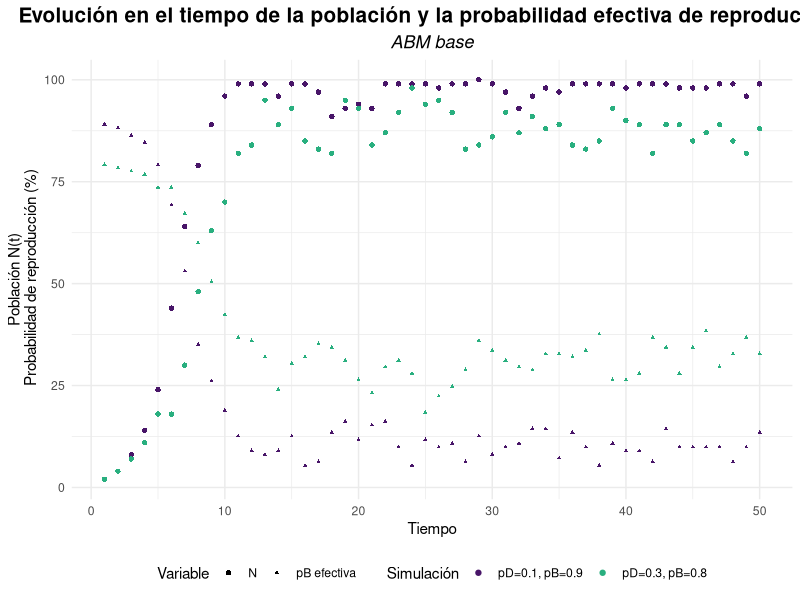
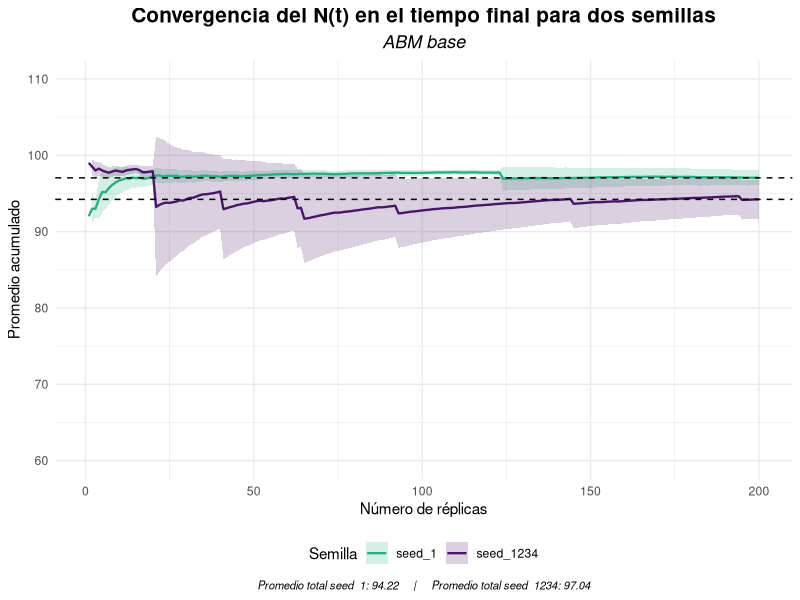
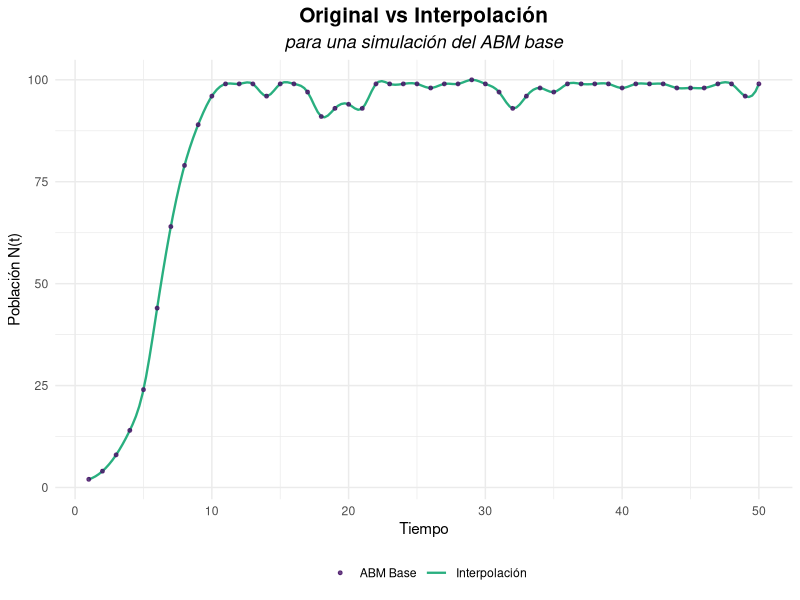
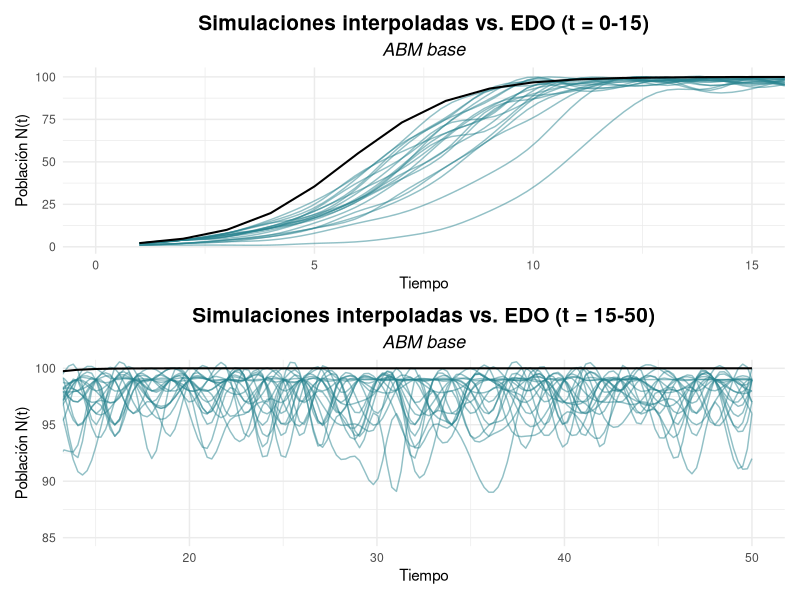
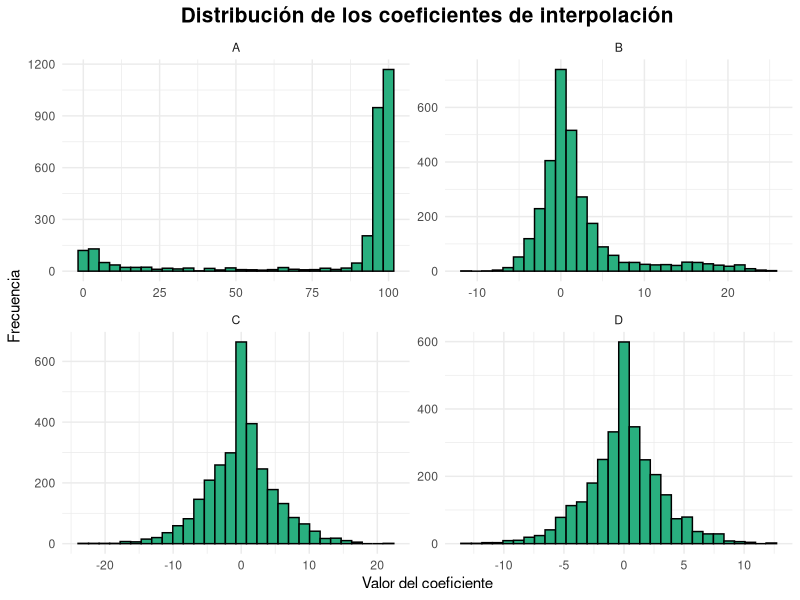

Reproduce these figures in R, in order. (Note: this script raises an error after producing the figures.)
## ---- chunk 1
#librerias
library(tidyverse)
library(parallel)
library(viridis)
library(splines)
library(patchwork)

RNGkind(kind = "Mersenne-Twister", normal.kind = "Inversion")
set.seed(1234)
## ---- chunk 2

ABM_base <- function(K, iter, p_death, p_birth, plot = FALSE) {
#K --> capacidad de carga del ambiente 
#iter --> numero de iteraciones // pasos de tiempo
#p_birth y p_death probabilidad inicial de reproduccion y muerte 
#N --> cantidad de individuos (variable de salida)
  
  #Inicializar el ABM
  #Creacion del ambiente
  
  habSize <- ceiling(sqrt(K)) #quemos una grilla LxL que pueda ocupar K individuos
  L <- habSize^2
  habitat <- rep(0, L) #habitad vacia
  
  #Cantidad inicial de agentes (1%)
  N0 <- round(0.01 * K) #se podria incorporar como parametro
  
  #Posicionar de forma aleatoria
  habitat[sample(1:L, N0)] <- 1 #1 = lleno
  
  #Lo que se busca monitonear es la cantidad de agentes en el tiempo
  N <- c() #crecieminto dinamico
  p_b <- c() #registrar variacion de la p_birth efectiva

  
  #ahora si
  
  for(t in 1:iter){
    
    vivos <- which(habitat == 1) #recuperar los indices donde el hab esta ocupado
    
    #MUERTES: a cada agente vivo se le asigna una probabilidad a partir de una unif(0,1). Si p < p_death --> r.i.p (equivalente a una ber(p))
    
    for(agente in vivos){
      if( runif(1) < p_death){
        habitat[agente] <- 0
      }
    }
    
    #NACIMIENTOS 
    #para simular el compartamiento logistico es necesario que la p_birth sea controlada por la carga del ambiente
    
    n <- sum(habitat == 1) #sumamos los vivos
    p_birth_K <- p_birth*(1 - n / K) #por la limitaciones de la carga, a medida que aumenta N, disminuye la prob de reproducirse
    
    
    for(agent in vivos){
      if (runif(1) < p_birth_K){
        libres <- which(habitat == 0) #ind de espacios libres en la grilla
        if(length(libres) > 0){ 
        habitat[sample(libres, 1)]  <- 1 #elijo un ind aleatorio para colocar
        }
      }
    }
    
  #Actualizar la cantidad de agentes
    
    N <- c(N, sum(habitat == 1))
    p_b <- c(p_b, p_birth_K)
  
    if(plot){ #graficar para cortes de tiempo // se ve como un QR:(
      if(t %in% seq(1, iter - iter/2, by = 5)){
         habCuadrado <- matrix(habitat, nrow=habSize, byrow=TRUE)
         image(habCuadrado, col = c("white","black"), axes = FALSE, asp = 1)
      }
    }

  }
  
df_N <- data.frame(N = N,
                   p = p_b,
                   t = 1:iter)

return(list( N = N,
             p_birth_eff = p_b,
             df_N = df_N))  
  
}
## ---- chunk 3
K <- 100
iter <- 50

set.seed(1234)
ABM_1 <- ABM_base(K, iter, 0.1, 0.9)
#los parametros que contralan la mortalidad y la natalidad los inicializamos de forma optima, dado que van a ir "empeorando" con el tiempo

set.seed(1234)
ABM_2 <- ABM_base(K, iter, 0.3, 0.8)

df <- bind_rows(
  ABM_1$df_N |>  mutate(simu = "pD=0.1, pB=0.9"),
  ABM_2$df_N |>  mutate(simu = "pD=0.3, pB=0.8")
)

ggplot(df) + geom_point(aes(x = t, y = N, color = simu, shape = "N")) +
  geom_point(aes(x = t, y = p*max(N), color = simu, shape = "pB efectiva"),
             size = 0.8) +
  labs(title = "Evolución en el tiempo de la población y la probabilidad efectiva de reproducción", subtitle = "ABM base",
       x = "Tiempo", 
       y = "Población N(t)\n Probabilidad de reproducción (%)", 
       color = "Parámetros") +
  scale_color_manual( values = viridis(20)[c(2,13)], name = "Simulación") +
  #scale_color_viridis(discrete = TRUE, option = "D") +
  scale_shape_manual(values = c("N" = 16, "pB efectiva" = 17),
    name = "Variable") +
  theme_minimal() +
  theme(plot.title = element_text(size = 15, face = "bold", hjust = 0.5),
        plot.subtitle = element_text(size = 13, face = "italic", hjust = 0.5),
        legend.position = "bottom")
 
## ---- chunk 4
#La EDO tiene sol analitica
sol_EDO <- function(t, K, N0, r) {
  (K*N0*exp(r*t))/ (K + N0*(exp(r*t) - 1))
}

sols <-function(t, K, N0, r) {
  soluciones <- c()
  for (i in 1:t) {
    soluciones <- c(soluciones, sol_EDO(i, K, N0, r))
  }
  return(soluciones)
}

soluciones <- sols(iter, K, 1, 0.8) 
#r = pB - pD
#lines(t, sols, type = "l")
## ---- chunk 5
#Para paremtros optimos realizamos n replicas

simulacion_n <- function(n){
  sims <- matrix(NA, nrow = n, ncol = iter) 
  for (i in 1:n) {
    res <- ABM_base(K, iter, 0.1, 0.9)
    sims [i, ] <- res$N
  }
  return(sims)
}
## ---- chunk 6
#Necesitamos determinar el numero de replicas adecuado
#Analisis de convergencia 

analisis_conver <- function(sims){
  #Metrica: N final
final_N <- sims[, iter] 
acum_mean <- cumsum(final_N)/(1:length(final_N))

#Agregamos ademas medidas de dispersion 
acum_var <- sapply(1:length(final_N), function(m){
  var(final_N[1:m])/m
})

acum_se <- sqrt(acum_var) #error estandar 


df <- data.frame(
  replicas = 1:length(acum_mean),
  mean = acum_mean,
  se = acum_se)
  
}
## ---- chunk 7
#Por sensibilidad del modelo a la incializacion de los numeros aleatorios comparamos dos semillas

set.seed(1234)
sims_1 <- simulacion_n(200) 
df_1 <- analisis_conver(sims_1)
df_1$sim <- "seed_1234"
mu_1 <- mean(sims_1[, iter])

set.seed(1)
sims_2 <- simulacion_n(200) 
df_2 <- analisis_conver(sims_2)
df_2$sim <- "seed_1"
mu_2 <- mean(sims_2[, iter])

df_ambas <- rbind(df_1, df_2)

## ---- chunk 8

ggplot(df_ambas, aes(x = replicas, y = mean, color = sim, fill = sim)) +
  #"banda" de confianza asumiendo aproximacion normal 
  geom_ribbon(aes(ymin = mean - 1.96*se, 
                  ymax = mean + 1.96*se), 
              alpha = 0.2, color = NA) +
  
  geom_line(size = 0.8) +
  #promedio total
  geom_hline(yintercept = mu_1, linetype = "dashed") +
  geom_hline(yintercept = mu_2, linetype = "dashed") +
  
  #geom_text(inherit.aes = FALSE, aes(x = -1, y = mu_1, label = round(mu_1, 1)),
            #vjust = -0.4, hjust = 1, size = 3, fontface = "plain",
            #alpha = 0.7) +
  
  scale_color_manual(values = c(viridis(20)[13], viridis(20)[2])) +
  scale_fill_manual(values = c(viridis(20)[13], viridis(20)[2])) +
  
  scale_y_continuous(limits = c(60, 110)) +
  
  labs(title = "Convergencia del N(t) en el tiempo final para dos semillas",
       subtitle = "ABM base",
       x= "Número de réplicas",
       y = "Promedio acumulado",
       color = "Semilla", fill = "Semilla",
       caption = paste0("Promedio total seed_1: ", round(mu_1, 2),"     |     ",
                        "Promedio total seed_1234: ", round(mu_2, 2))) +
  theme_minimal() +
  theme(plot.title = element_text(size = 15, face = "bold", hjust = 0.5),
        plot.subtitle = element_text(size = 13, hjust = 0.5, face = "italic"),
        plot.caption = element_text(size = 8, hjust = 0.5, face = "italic"),
        legend.position = "bottom")

## ---- chunk 9

#Se estabiliza en n > 50
set.seed(1234)
sim <- simulacion_n(60)

#INTERPOLACION
interpolar_sims <- function(sims) {
  n <- nrow(sims)
  t <- 1:ncol(sims)
  interpolated <- matrix(NA, nrow = n, ncol = 200)
  for (i in 1:n) {
    new_points<- spline(t, sims[i,], 200)
    interpolated [i,] <- new_points$y
  }
  return(interpolated)
}

sim_splines <- interpolar_sims(sim) #nSim x nPuntos (200)
## ---- chunk 10

df_EDO <- data.frame(
  t = 1:length(sim[1, ]),
  N_EDO = soluciones
)

t200 <- seq(1, iter, length.out = 200) #ajustar el escala de las spline

df_spline <- sim_splines |> as.data.frame() |> setNames(1:200) |> 
  mutate(sim = row_number()) |> 
  pivot_longer(cols = -sim, names_to = "index", values_to = "N_interp") |> 
  mutate(index = as.numeric(index),t = t200[index])


#Comparacion de una simulacion con su interpolacion
df_sim1 <- data.frame(
  t = 1:length(sim[1, ]),
  N = sim[1, ]
)

ggplot() + geom_line(data = df_spline |>  filter(sim == 1), size = 0.8,
    aes(x = t, y = N_interp, color = "Interpolación")) +
  
           geom_point(data = df_sim1, size = 1, alpha = 0.8,
    aes(x = t, y = N, color = "ABM Base")) +
  
    scale_color_manual(values = viridis(20)[c(2, 13)],name = "") +
    labs(title = "Original vs Interpolación", 
         subtitle = "para una simulación del ABM base",
          x = "Tiempo", y = "Población N(t)") +
  
    theme_minimal() +
    theme(plot.title = element_text(size = 15, face = "bold", hjust = 0.5),
          plot.subtitle = element_text(size = 13, face = "italic", hjust = 0.5),
          legend.position = "bottom")

## ---- chunk 11

#Para menos ruido grafico se eligen de forma aleatoria un tercio de las simualciones
set.seed(1234)
subset_idx <- sample(1:nrow(sim_splines), 20)
df_spline_sub <- df_spline |> filter(sim %in% subset_idx)

p15 <- ggplot() +
  geom_line(data = df_spline_sub, aes(x = t, y = N_interp, group = sim), 
            color=viridis(10)[5], alpha = 0.5) +
  geom_line(data = df_EDO, aes(x = t, y = N_EDO),
            color = "black", size = 0.7) +
  #scale_color_viridis_c(end = 0.8) +
  coord_cartesian(xlim = c(0, 15)) +
  labs(title = "Simulaciones interpoladas vs. EDO (t = 0-15)",
       subtitle = "ABM base",
       x = "Tiempo",y = "Población N(t)") +
  theme_minimal() +
  theme(plot.title = element_text(size = 15, face = "bold", hjust = 0.5),
        plot.subtitle = element_text(size = 13, face = "italic", hjust = 0.5),
        legend.position = "right")

p50 <- ggplot() +
  geom_line(data = df_spline_sub, aes(x = t, y = N_interp, group = sim), 
            color=viridis(10)[5], alpha = 0.5) +
  geom_line(data = df_EDO, aes(x = t, y = N_EDO),
            color = "black", size = 0.7) +
  #scale_color_viridis_c(end = 0.8) +
  coord_cartesian(xlim = c(15, iter), ylim = c(85, 100)) +
  labs(title = "Simulaciones interpoladas vs. EDO (t = 15-50)",
       subtitle = "ABM base",
       x = "Tiempo",y = "Población N(t)") +
  theme_minimal() +
  theme(plot.title = element_text(size = 15, face = "bold", hjust = 0.5),
        plot.subtitle = element_text(size = 13, face = "italic", hjust = 0.5),
        legend.position = "right")

p15/p50
## ---- chunk 12
#coeficientes de los splines
coef_splines <- function(sims) {
  n <- nrow(sims)
  t <- 1:ncol(sims)
  interpolated <- vector("list", n)
  poly_spline <- vector("list", n)
  coefs <- vector("list", n)
  
  for (i in 1:n) {
    interpolated[[i]] <- interpSpline(t, sims[i,]) # spline cúbica en base B
    coefs[[i]] <- coef(interpolated[[i]]) # coeficientes a, b, c, d
  }
  
  return(coefs)
}

coeficientes <- coef_splines(sim)

#estudio de coeficientes

#cada coeficiente por separado
coefs_A <- function(coeficientes) {
  n_sims <- length(coeficientes)
  t <- nrow(coeficientes[[1]])
  
  coefs_mat <- matrix(NA, nrow = n_sims * t, ncol = 4)
  
  fila <- 1
  
  for (i in 1:n_sims) {
    coef_i <- coeficientes[[i]]  # matriz 60 × 4
    
    coefs_mat[fila:(fila + t - 1), ] <- coef_i
    
    fila <- fila + t
  }
  
  colnames(coefs_mat) <- c("A", "B", "C", "D")
  
  return(coefs_mat)
}

coef_globales <- coefs_A(coeficientes)

summary(coef_globales)
sd_B <- sd(coef_globales[,2])
sd_C <- sd(coef_globales[,3])

# Graficarlos con facet_wrap
coef_glob_df <- as.data.frame(coef_globales)
coef_long <- pivot_longer(coef_glob_df, cols = A:D, names_to = "coef", values_to = "valor")


ggplot(coef_long, aes(x = valor)) +
  geom_histogram(fill = viridis(20)[13], color = "black") +
  facet_wrap(~coef, scales = "free") +
  theme_minimal() +
  labs(x = "Valor del coeficiente", y = "Frecuencia",
       title = "Distribución de los coeficientes de interpolación") +
  theme(plot.title = element_text(size = 15, face = "bold", hjust = 0.5),
    legend.position = "right")

#coeficientes por simulacion y relacion entre simulaciones
coefs_B <-function(coeficientes) {
  n_sims <- length(coeficientes)
  coefs_mat <- matrix(NA, nrow = length(coeficientes), ncol = 4*60)
  
  for (i in 1:n_sims) {
    coefs_i <- coeficientes[[i]]
    coefs_mat[i,] <- as.vector(t(coefs_i))
  }
  return(coefs_mat)
}


coefs_por_sim <- coefs_B(coeficientes)
coefs_por_sim_df <- as.data.frame(coefs_por_sim)

distancias <- dist(coefs_por_sim) #entrada  (i,j) indica qué tan distinta es la simulación i de la j según sus 240 coeficientes del spline
dist_vec <- as.numeric(distancias) #paso el objeto dist a num
df_dist <- data.frame(distancia = dist_vec) #df con todas las distsncias entre simulaciones
dist_matrix <- as.matrix(distancias)
which(dist_matrix == 718.30, arr.ind = TRUE)

summary(dist_vec)
sd(dist_vec)

dist_norm <- (dist_vec - min(dist_vec)) / (max(dist_vec) - min(dist_vec))
df_dist_norm <- data.frame(distancia = dist_norm)
summary(dist_norm)
sd(dist_norm)

#este no entiendo

ggplot(df_dist_norm) +
  geom_histogram(aes(x=distancia), bins = 60, fill=viridis(20)[2], color = "black") +
  labs(title = "Distancia entre simulaciones estandarizada", x="Distancia" , y= "Distribución")+
  theme_minimal()

#boxplot por posible presencia de outliers

## ---- chunk 13
ABM_ext <- function(K, iter, p_death, p_birth, r = 1, plot = FALSE) {
  
  timestamps <- c(1, 4, 7, 10, 13, 16, 19, 21, iter)
  timestamps_plot <- list()
  
  
  habSize <- ceiling(sqrt(K))
  L <- habSize^2
  habitat <- rep(0, L)
  
  N0 <- round(0.05 * K) #Para evitar extincion subita inicamos con mas agentes
  
  habitat[sample(1:L, N0)] <- 1 
  N <- c() 
  p_b <- c()
  
  #a cada agente inicial le asigno un sexo bio (1= fem 0 = masc) con ber(0.5)
  bio_sex <- rep(NA, L)
  bio_sex[which(habitat ==1)] <- rbinom(N0, 1, 0.5)
  
  #los N0 arrancan tambien con edad cero "recien colocado"
  #la edad maxima es la cantidad de iteraciones / lapso max de tiempo
  edad <- rep(0, L) 
  
  for(t in 1:iter){
    
    vivos <- which(habitat == 1) 
    
    #ENVEJECER 
    edad[vivos] <- edad[vivos] + 1
    
    #MUERTE
    
    for(agente in vivos){
       #riesgo: p_death base * (1 + r * edad / edad_max) // edad_max = iter
      p_death_eff <- p_death * (1 + r * (edad[agente] / iter))
      p_death_eff <- min(p_death_eff, 1)  # evitar >1
      
      if( runif(1) < p_death){
        habitat[agente] <- 0
        bio_sex[agente] <- NA
        edad[agente] <- 0
      }
    }
    
    #NACIMIENTOS 
    
    n <- sum(habitat == 1) 
    p_birth_K <- p_birth*(1 - n / K) 
    
    for(agent in vivos){
      if(!is.na(bio_sex[agent]) & bio_sex[agent] == 1) {
        if (runif(1) < p_birth_K){
            libres <- which(habitat == 0) 
            if(length(libres) > 0){ 
              i <- sample(libres, 1)
              habitat[i]  <- 1 
              bio_sex[i] <- rbinom(1, 1, 0.5)
              edad[i] <- 0
            }
        }
      }
    }
    
  #Actualizar la cantidad de agentes
    
    N <- c(N, sum(habitat == 1))
    p_b <- c(p_b, p_birth_K)
    
    if(plot) {
    
    plot_grid <- rep(0, L)
    plot_grid[which(habitat == 1 & bio_sex == 0)] <- 1
    plot_grid[which(habitat == 1 & bio_sex == 1)] <- 2
    
    
    if(t %in% timestamps){
        
      habCuadrado <- matrix(plot_grid, nrow=habSize, byrow=TRUE)
      timestamps_plot[[as.character(t)]] <- list(grid = habCuadrado)
      #title(main = paste("Iteración", t, " - N =", N[length(N)]))
    }
    
    }
  
  }
  
  df_N <- data.frame(N = N, p = p_b, t = 1:iter)
  
return(list(N = N, plot = timestamps_plot, df_N = df_N))
  
}

## ---- chunk 14
K <- 500
set.seed(1234)
ABM_3 <- ABM_ext(K, iter, 0.1, 0.9, plot = TRUE)

par(mfrow=c(3,3), mar=c(2,2,2,2))
for(name in names(ABM_3$plot)){
  
  grid <- ABM_3$plot[[name]]$grid
  
  image(grid[nrow(grid):1,], col=c("white", viridis(20)[2], viridis(20)[13]), 
        axes=FALSE, asp = 1)
  title(paste("t =", name))
  
  # Calcular %
  n_SM <- sum(grid == 1)
  n_SF <- sum(grid == 2)
  n_total <- n_SM + n_SF
  ocupacion <- round(100 * n_total / K, 1)
  prop_SM <- round(100 * n_SM / n_total, 1)
  prop_SF <- round(100 * n_SF / n_total, 1)
  
    # Texto debajo en negrita
  mtext(paste0("N/K: ", ocupacion, "% | SM: ", prop_SM,
               "% | SF: ", prop_SF, "%"), side=1, line=0.5, cex=0.65, font=2)
  legend("bottomright", legend=c("SM","SF"), 
         fill= c(viridis(20)[2], viridis(20)[13]), bty="n", cex=0.8)
}

## ---- chunk 15
#GRAFICAR CURVA
set.seed(1234)
ABM_4 <- ABM_ext(K, iter, 0.3, 0.8)

df <- bind_rows(
  ABM_3$df_N |>  mutate(simu = "pD=0.1, pB=0.9"),
  ABM_4$df_N |>  mutate(simu = "pD=0.3, pB=0.8")
)

ggplot(df) + geom_point(aes(x = t, y = N, color = simu)) +
  #geom_point(aes(x = t, y = p*max(N), color = simu, shape = "pB efectiva"),
             #size = 0.8) +
  labs(title = "Evolución en el tiempo de la población", 
       subtitle = "ABM extendido",
       x = "Tiempo", 
       y = "Población N(t)", 
       color = "Parámetros") +
  scale_color_manual( values = viridis(20)[c(2,13)], name = "Simulación") +
  #scale_color_viridis(discrete = TRUE, option = "D") +
  #scale_shape_manual(values = c("N" = 16, "pB efectiva" = 17),
    #name = "Variable") +
  theme_minimal() +
  theme(plot.title = element_text(size = 15, face = "bold", hjust = 0.5),
        plot.subtitle = element_text(size = 13, face = "italic", hjust = 0.5),
        legend.position = "bottom")
## ---- chunk 16
#Analisis de convergencia para ABM extendido

simulacion_n_ext <- function(n, pD, pB){
  sims <- matrix(NA, nrow = n, ncol = iter) 
  for (i in 1:n) {
    res <- ABM_ext(500, iter, pD, pB)
    sims [i, ] <- res$N
  }
  return(sims)
}

set.seed(1234) #estaria bueno paralelizar esto tbm pero bueno
sims_3 <- simulacion_n_ext(200, 0.1, 0.9) 
df_3 <- analisis_conver(sims_3)
df_3$sim <- "pD=0.1, pB=0.9"
mu_3 <- mean(sims_3[, iter])

set.seed(1234)
sims_4 <- simulacion_n_ext(200, 0.3, 0.9) 
df_4 <- analisis_conver(sims_4)
df_4$sim <- "pD=0.3, pB=0.9"
mu_4 <- mean(sims_4[, iter])

#df_ambas_ext <- rbind(df_3, df_4)
## ---- chunk 17

p3 <- ggplot(df_3, aes(x = replicas, y = mean)) +
  #"banda" de confianza asumiendo aproximacion normal 
  geom_ribbon(aes(ymin = mean - 1.96*se, 
                  ymax = mean + 1.96*se), 
              alpha = 0.2, color = NA, fill = viridis(20)[13]) +
  geom_line(size = 0.8, color = viridis(20)[13]) +
  #promedio total
  geom_hline(yintercept = mu_3, linetype = "dashed") +

  labs(title = "Convergencia del N(t) en el tiempo final con pD = 0.1 pB = 0.9",
       subtitle = "ABM extendido",
       x= "Número de réplicas",
       y = "Promedio acumulado",
       caption = paste0("Promedio total: ", round(mu_3, 2))) +
  theme_minimal() +
  theme(plot.title = element_text(size = 15, face = "bold", hjust = 0.5),
        plot.subtitle = element_text(size = 13, hjust = 0.5, face = "italic"),
        plot.caption = element_text(size = 10, hjust = 0.5, face = "italic"),
        legend.position = "bottom")


p4 <- ggplot(df_4, aes(x = replicas, y = mean)) +
  #"banda" de confianza asumiendo aproximacion normal 
  geom_ribbon(aes(ymin = mean - 1.96*se, 
                  ymax = mean + 1.96*se), 
              alpha = 0.2, color = NA, fill = viridis(20)[2]) +
  geom_line(size = 0.8, color = viridis(20)[2]) +
  #promedio total
  geom_hline(yintercept = mu_4, linetype = "dashed") +
  
  labs(title = "Convergencia del N(t) en el tiempo final con pD = 0.3 pB = 0.9",
       subtitle = "ABM extendido",
       x= "Número de réplicas",
       y = "Promedio acumulado",
       caption = paste0("Promedio total: ", round(mu_4, 2))) +
  theme_minimal() +
  theme(plot.title = element_text(size = 15, face = "bold", hjust = 0.5),
        plot.subtitle = element_text(size = 13, hjust = 0.5, face = "italic"),
        plot.caption = element_text(size = 10, hjust = 0.5, face = "italic"),
        legend.position = "bottom")

p3 / p4
## ---- chunk 18
#Barrido con p_death variable y p_birth fijo (0.9)
#codigo palelizado para mayor eficiencia
sens_paral <- function(K = 500, iter = 60, p_birth = 0.9, reps = 150, 
                       p_death = seq(0, 0.5, by = 0.05)) {
  
  t0 <- Sys.time()
  p_len <- length(p_death)
  
  cores <- detectCores() - 1
  cl <- makeCluster(cores)
  
  #Exportar funciones necesarias
  clusterExport(cl,varlist = c("ABM_ext"),envir = .GlobalEnv)
  clusterSetRNGStream(cl, 123)
  #clusterSetRNGStream(cl, iseed = seed)
  
  #Monitorear
  extincion <- numeric(p_len)
  t_hasta_ext_prom <- numeric(p_len)
  
  #PARA LUEGO GRAFICAR NECESITAMOS PROMEDIAR LAS REPS (punto a punto)
  mean_N <- matrix(0, nrow = iter, ncol = p_len)
  var_N <- matrix(0, nrow = iter, ncol = p_len)
  
  for (i in 1:p_len) {
    pd <- p_death[i]
    
    #Ejecutar reps en paralelo
    runs_list <- parLapply(cl, 1:reps, function(r) {
      ABM_ext(K = K, iter = iter, p_death = pd, p_birth = p_birth)$N
    })
    
    #Pasar lista a matriz reps × iter
    runs <- do.call(rbind, runs_list)
    
    mean_N[ ,i] <- colMeans(runs)
    var_N[ ,i]  <- apply(runs, 2, var)
    
    #Extinción
    t_ext <- apply(runs, 1, function(x) {
      if(any(x == 0)) which(x == 0)[1] else Inf
    })
    
    extincion[i] <- mean(t_ext < Inf)
    t_hasta_ext_prom[i] <- ifelse(all(extincion[i] == 0), 
                                  NA, 
                                  mean(t_ext[t_ext < Inf]))
  }
  
  stopCluster(cl)
  
  list(p_death = p_death,
       mean_N = mean_N,
       var_N = var_N,
       extincion_prob = extincion,
       t_hasta_ext_prom = t_hasta_ext_prom,
       t_eje = (t0 - Sys.time()))
}


## ---- chunk 19
#paciencia con este que tiene que hacer mucha cosa
p_death_vals <- seq(0.2, 0.35, by = 0.005)
set.seed(1234)
res <- sens_paral(p_death = p_death_vals, iter = iter)

## ---- chunk 20

#Mean_N es una matriz --> pasar a formato long
df_long <- data.frame(
  time = rep(1:nrow(res$mean_N), times = length(res$p_death)),
  p_death = rep(res$p_death, each = nrow(res$mean_N)),
  mean = as.vector(res$mean_N),
  var = as.vector(res$var_N),
  se = sqrt(as.vector(res$var_N) / 150) #reps = 150
)

N0 <- round(0.05 * 500) 

ggplot(df_long, aes(x = time, y = mean, color = p_death, group = p_death)) +
  geom_ribbon(aes(ymin = mean - 1.96*se, ymax = mean + 1.96*se,
                  fill = p_death), alpha = 0.2, color = NA) +
  geom_line(size = 0.8) +
  geom_hline(yintercept = N0, linetype = "dashed", size = 0.8) +
  
  #geom_text(inherit.aes = FALSE, aes(x = 1, y = N0, label = paste0("N0 = ", N0)),
  #color = "black", hjust = -0.1,vjust = -0.5,size = 3) +
  
  annotate("text", x = -1, y = N0 - 20, label = paste0("N incial = ", N0),
         color = "black", hjust = -0.1, vjust = -0.5, size = 3) +

  labs(color = expression(italic("p_death")),
       x = "Tiempo",
       y = "Población N(t) promedio",
       title = "Evolución en el tiempo de N(t) para distintos valores de p_death",
       subtitle = "ABM extendido") +
  scale_color_viridis_c(option = "D") +
  scale_fill_viridis_c() +
  guides(fill = "none") +  
  theme_minimal() +
  theme(plot.title = element_text(size = 15, face = "bold", hjust = 0.5),
        plot.subtitle = element_text(size = 13, hjust = 0.5, face = "italic"),
        legend.position = "right")

## ---- chunk 21
df_EDO_long <- do.call(rbind, lapply(p_death_vals, function(pd) {
  # aquí asumimos que el crecimiento r depende de pd si querés
  r <- 0.9 - pd # ejemplo: r disminuye con p_death
  N_EDO <- sols(iter, K, N0, r)
  
  data.frame(time = 1:iter, p_death = pd, N_EDO = N_EDO) }))


ggplot(df_EDO_long, aes(x = time, y = N_EDO, color = p_death, group = p_death)) +

  geom_line(size = 0.8) +
  geom_hline(yintercept = N0, linetype = "dashed", size = 0.8) +
  
  #geom_text(inherit.aes = FALSE, aes(x = 1, y = N0, label = paste0("N0 = ", N0)),
  #color = "black", hjust = -0.1,vjust = -0.5,size = 3) +
  
  annotate("text", x = 1, y = N0 - 20, label = paste0("N incial = ", N0),
         color = "black", hjust = -0.1, vjust = -0.5, size = 3) +

  labs(color = expression(italic("p_death")),
       x = "Tiempo",
       y = "Población N(t)",
       title = "Solución de la EDO para distintos valores de p_death") +
  scale_color_viridis_c(option = "D") +
  scale_fill_viridis_c() +
  coord_cartesian(xlim = c(0,25)) +
  guides(fill = "none") +  
  theme_minimal() +
  theme(plot.title = element_text(size = 15, face = "bold", hjust = 0.5),
        plot.subtitle = element_text(size = 13, hjust = 0.5, face = "italic"),
        legend.position = "right")



